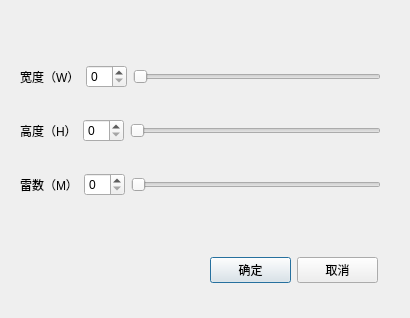
<?xml version="1.0" encoding="UTF-8"?>
<ui version="4.0">
 <class>Dialog</class>
 <widget class="QDialog" name="Dialog">
  <property name="geometry">
   <rect>
    <x>0</x>
    <y>0</y>
    <width>410</width>
    <height>318</height>
   </rect>
  </property>
  <property name="windowTitle">
   <string>自定义</string>
  </property>
  <widget class="QWidget" name="verticalLayoutWidget">
   <property name="geometry">
    <rect>
     <x>20</x>
     <y>40</y>
     <width>361</width>
     <height>181</height>
    </rect>
   </property>
   <layout class="QVBoxLayout" name="verticalLayout_5">
    <item>
     <layout class="QHBoxLayout" name="horizontalLayout">
      <item>
       <widget class="QLabel" name="label">
        <property name="text">
         <string>宽度（W）</string>
        </property>
       </widget>
      </item>
      <item>
       <widget class="QSpinBox" name="wspinBox"/>
      </item>
      <item>
       <widget class="QSlider" name="whorizontalSlider">
        <property name="orientation">
         <enum>Qt::Horizontal</enum>
        </property>
       </widget>
      </item>
     </layout>
    </item>
    <item>
     <layout class="QHBoxLayout" name="horizontalLayout_2">
      <item>
       <widget class="QLabel" name="label_2">
        <property name="text">
         <string>高度（H）</string>
        </property>
       </widget>
      </item>
      <item>
       <widget class="QSpinBox" name="hspinBox"/>
      </item>
      <item>
       <widget class="QSlider" name="hhorizontalSlider">
        <property name="orientation">
         <enum>Qt::Horizontal</enum>
        </property>
       </widget>
      </item>
     </layout>
    </item>
    <item>
     <layout class="QHBoxLayout" name="horizontalLayout_3">
      <item>
       <widget class="QLabel" name="label_3">
        <property name="text">
         <string>雷数（M）</string>
        </property>
       </widget>
      </item>
      <item>
       <widget class="QSpinBox" name="mspinBox"/>
      </item>
      <item>
       <widget class="QSlider" name="mhorizontalSlider">
        <property name="orientation">
         <enum>Qt::Horizontal</enum>
        </property>
       </widget>
      </item>
     </layout>
    </item>
   </layout>
  </widget>
  <widget class="QWidget" name="horizontalLayoutWidget">
   <property name="geometry">
    <rect>
     <x>210</x>
     <y>230</y>
     <width>168</width>
     <height>80</height>
    </rect>
   </property>
   <layout class="QHBoxLayout" name="horizontalLayout_4">
    <item>
     <widget class="QPushButton" name="commiteButton">
      <property name="text">
       <string>确定</string>
      </property>
     </widget>
    </item>
    <item>
     <widget class="QPushButton" name="cancelButton">
      <property name="text">
       <string>取消</string>
      </property>
     </widget>
    </item>
   </layout>
  </widget>
 </widget>
 <resources/>
 <connections/>
</ui>
